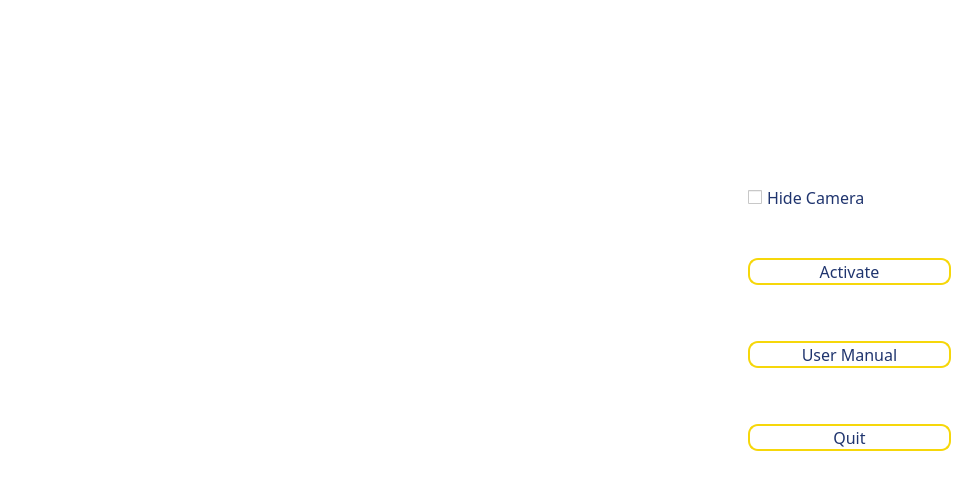
<?xml version="1.0" encoding="UTF-8"?>
<ui version="4.0">
 <class>Dialog</class>
 <widget class="QDialog" name="Dialog">
  <property name="geometry">
   <rect>
    <x>0</x>
    <y>0</y>
    <width>958</width>
    <height>501</height>
   </rect>
  </property>
  <property name="windowTitle">
   <string>Dialog</string>
  </property>
  <property name="styleSheet">
   <string notr="true">
background-color: rgb(255, 255, 255);
</string>
  </property>
  <widget class="QWidget" name="horizontalLayoutWidget">
   <property name="geometry">
    <rect>
     <x>0</x>
     <y>0</y>
     <width>951</width>
     <height>501</height>
    </rect>
   </property>
   <layout class="QHBoxLayout" name="horizontalLayout" stretch="12,3">
    <item>
     <layout class="QVBoxLayout" name="verticalLayout" stretch="7">
      <item>
       <layout class="QVBoxLayout" name="verticalLayout_4">
        <item>
         <widget class="QLabel" name="label_2">
          <property name="enabled">
           <bool>true</bool>
          </property>
          <property name="maximumSize">
           <size>
            <width>742</width>
            <height>495</height>
           </size>
          </property>
          <property name="styleSheet">
           <string notr="true"/>
          </property>
          <property name="text">
           <string/>
          </property>
          <property name="pixmap">
           <pixmap resource="E:/New folder/CuChiTay/main_img.qrc">:/newPrefix/C:/Users/QUYGAMING/Downloads/tri_tue_nhan_tao.jpg</pixmap>
          </property>
          <property name="scaledContents">
           <bool>true</bool>
          </property>
         </widget>
        </item>
       </layout>
      </item>
     </layout>
    </item>
    <item>
     <layout class="QVBoxLayout" name="verticalLayout_3" stretch="3,0,7">
      <item>
       <layout class="QVBoxLayout" name="verticalLayout_8" stretch="0">
        <item>
         <widget class="QLabel" name="label">
          <property name="maximumSize">
           <size>
            <width>190</width>
            <height>145</height>
           </size>
          </property>
          <property name="text">
           <string/>
          </property>
          <property name="pixmap">
           <pixmap resource="E:/New folder/CuChiTay/test.qrc">:/newPrefix/C:/Users/QUYGAMING/Downloads/z3360920595987_e152134d58ff58d28d5f3f9922a4ac40.jpg</pixmap>
          </property>
          <property name="scaledContents">
           <bool>true</bool>
          </property>
         </widget>
        </item>
       </layout>
      </item>
      <item>
       <spacer name="verticalSpacer">
        <property name="orientation">
         <enum>Qt::Vertical</enum>
        </property>
        <property name="sizeHint" stdset="0">
         <size>
          <width>20</width>
          <height>40</height>
         </size>
        </property>
       </spacer>
      </item>
      <item>
       <layout class="QVBoxLayout" name="verticalLayout_5" stretch="4,0,7">
        <item>
         <layout class="QVBoxLayout" name="verticalLayout_9" stretch="2">
          <item>
           <widget class="QCheckBox" name="cbHCam">
            <property name="enabled">
             <bool>true</bool>
            </property>
            <property name="styleSheet">
             <string notr="true">font-family: century gothic;
font-size: 16px;
color: rgb(31, 52, 110);</string>
            </property>
            <property name="text">
             <string>Hide Camera</string>
            </property>
           </widget>
          </item>
         </layout>
        </item>
        <item>
         <spacer name="verticalSpacer_2">
          <property name="orientation">
           <enum>Qt::Vertical</enum>
          </property>
          <property name="sizeHint" stdset="0">
           <size>
            <width>20</width>
            <height>40</height>
           </size>
          </property>
         </spacer>
        </item>
        <item>
         <layout class="QVBoxLayout" name="verticalLayout_6" stretch="2,0,2,0,2,0">
          <item>
           <widget class="QPushButton" name="btnActivate">
            <property name="styleSheet">
             <string notr="true">*{
font-family: century gothic;
font-size: 16px;
background-color: rgb(255, 255, 255);
color: rgb(31, 52, 110);
border-radius: 10px;
border: 2px solid #f6d70a;
}
QPushButton:hover{
background-color: rgb(245, 197, 4);
}</string>
            </property>
            <property name="text">
             <string>Activate</string>
            </property>
           </widget>
          </item>
          <item>
           <spacer name="verticalSpacer_4">
            <property name="orientation">
             <enum>Qt::Vertical</enum>
            </property>
            <property name="sizeHint" stdset="0">
             <size>
              <width>10</width>
              <height>20</height>
             </size>
            </property>
           </spacer>
          </item>
          <item>
           <widget class="QPushButton" name="btnUManual">
            <property name="styleSheet">
             <string notr="true">*{
font-family: century gothic;
font-size: 16px;
background-color: rgb(255, 255, 255);
color: rgb(31, 52, 110);
border-radius: 10px;
border: 2px solid #f6d70a;
}
QPushButton:hover{
background-color: rgb(245, 197, 4);
}</string>
            </property>
            <property name="text">
             <string>User Manual</string>
            </property>
           </widget>
          </item>
          <item>
           <spacer name="verticalSpacer_5">
            <property name="orientation">
             <enum>Qt::Vertical</enum>
            </property>
            <property name="sizeHint" stdset="0">
             <size>
              <width>10</width>
              <height>20</height>
             </size>
            </property>
           </spacer>
          </item>
          <item>
           <widget class="QPushButton" name="btnQuit">
            <property name="styleSheet">
             <string notr="true">*{
font-family: century gothic;
font-size: 16px;
background-color: rgb(255, 255, 255);
color: rgb(31, 52, 110);
border-radius: 10px;
border: 2px solid #f6d70a;
}
QPushButton:hover{
background-color: rgb(245, 197, 4);
}</string>
            </property>
            <property name="text">
             <string>Quit</string>
            </property>
           </widget>
          </item>
          <item>
           <spacer name="verticalSpacer_3">
            <property name="orientation">
             <enum>Qt::Vertical</enum>
            </property>
            <property name="sizeHint" stdset="0">
             <size>
              <width>10</width>
              <height>20</height>
             </size>
            </property>
           </spacer>
          </item>
         </layout>
        </item>
       </layout>
      </item>
     </layout>
    </item>
   </layout>
  </widget>
 </widget>
 <resources>
  <include location="E:/New folder/CuChiTay/test.qrc"/>
  <include location="E:/New folder/CuChiTay/main_img.qrc"/>
 </resources>
 <connections/>
</ui>
